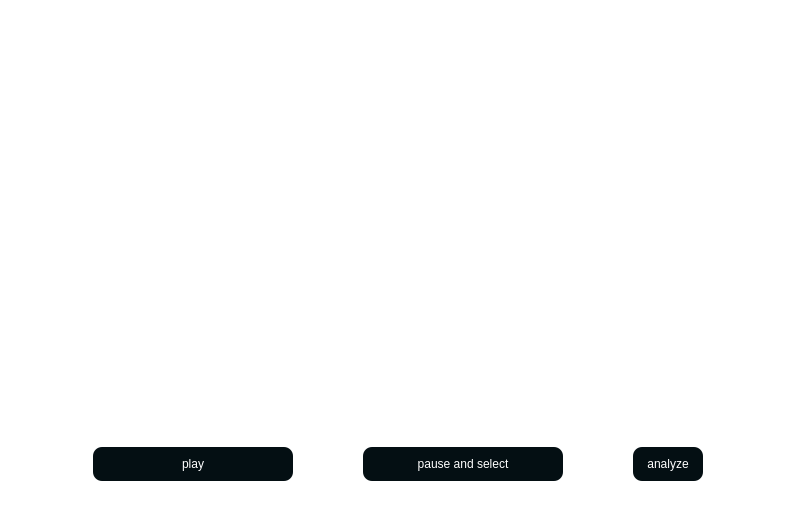
<?xml version="1.0" encoding="UTF-8"?>
<ui version="4.0">
 <class>Dialog</class>
 <widget class="QDialog" name="Dialog">
  <property name="geometry">
   <rect>
    <x>0</x>
    <y>0</y>
    <width>797</width>
    <height>520</height>
   </rect>
  </property>
  <property name="windowTitle">
   <string>Dialog</string>
  </property>
  <property name="styleSheet">
   <string notr="true">QPushButton{
padding: 10px;
background-color: #040f13;
border-radius: 9px;
margin-bottom: 10px;
margin-top:5px;
}
QPushButton:hover{
    background-color: #7eb5ed;
}
*{
border: none;
background-color: transparent;
color: #fff;
}
</string>
  </property>
  <layout class="QHBoxLayout" name="horizontalLayout">
   <item>
    <widget class="QFrame" name="frame">
     <property name="frameShape">
      <enum>QFrame::StyledPanel</enum>
     </property>
     <property name="frameShadow">
      <enum>QFrame::Raised</enum>
     </property>
     <layout class="QVBoxLayout" name="verticalLayout">
      <item>
       <widget class="QFrame" name="show_frame">
        <property name="sizePolicy">
         <sizepolicy hsizetype="Preferred" vsizetype="Expanding">
          <horstretch>0</horstretch>
          <verstretch>0</verstretch>
         </sizepolicy>
        </property>
        <property name="frameShape">
         <enum>QFrame::StyledPanel</enum>
        </property>
        <property name="frameShadow">
         <enum>QFrame::Raised</enum>
        </property>
        <layout class="QHBoxLayout" name="horizontalLayout_3">
         <item>
          <widget class="QLabel" name="FeedLabel">
           <property name="text">
            <string/>
           </property>
          </widget>
         </item>
        </layout>
       </widget>
      </item>
      <item>
       <widget class="QFrame" name="frame_2">
        <property name="frameShape">
         <enum>QFrame::StyledPanel</enum>
        </property>
        <property name="frameShadow">
         <enum>QFrame::Raised</enum>
        </property>
        <layout class="QHBoxLayout" name="horizontalLayout_2">
         <item>
          <widget class="QPushButton" name="play_btn">
           <property name="minimumSize">
            <size>
             <width>200</width>
             <height>0</height>
            </size>
           </property>
           <property name="maximumSize">
            <size>
             <width>200</width>
             <height>16777215</height>
            </size>
           </property>
           <property name="text">
            <string>play</string>
           </property>
          </widget>
         </item>
         <item>
          <widget class="QPushButton" name="pause_btn">
           <property name="minimumSize">
            <size>
             <width>200</width>
             <height>0</height>
            </size>
           </property>
           <property name="maximumSize">
            <size>
             <width>100</width>
             <height>16777215</height>
            </size>
           </property>
           <property name="text">
            <string>pause and select</string>
           </property>
          </widget>
         </item>
         <item>
          <widget class="QPushButton" name="analyze_btn">
           <property name="maximumSize">
            <size>
             <width>70</width>
             <height>16777215</height>
            </size>
           </property>
           <property name="cursor">
            <cursorShape>PointingHandCursor</cursorShape>
           </property>
           <property name="text">
            <string>analyze</string>
           </property>
          </widget>
         </item>
        </layout>
       </widget>
      </item>
     </layout>
    </widget>
   </item>
  </layout>
 </widget>
 <resources/>
 <connections/>
</ui>
